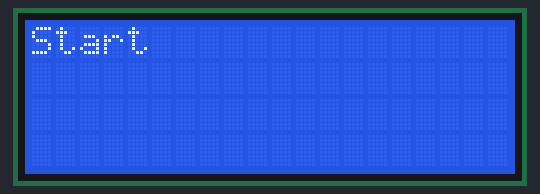
The sketch below on a simulated Arduino Uno, built with avr-gcc and run on an emulated ATmega328P. On the bench: 20×4 character LCD.

Above: at 0.1 s.
At 4.2 s:
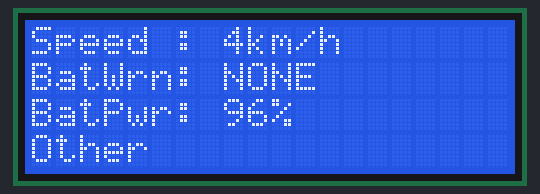
At 9.4 s:
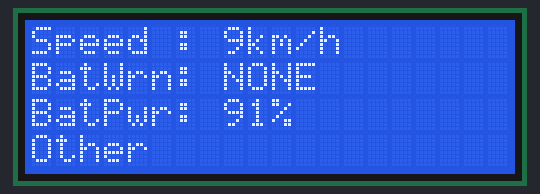
At 18.6 s:
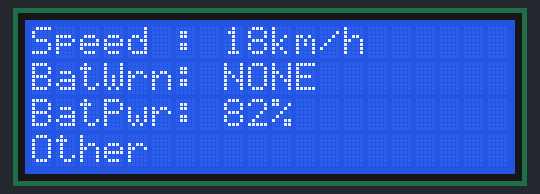
At 27.9 s:
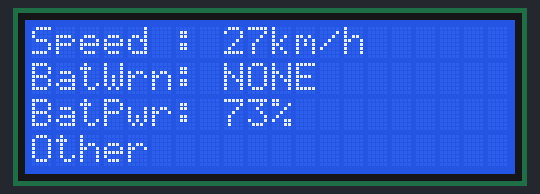
At 38.1 s:
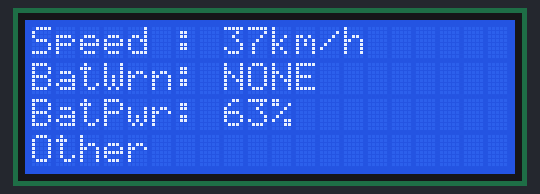

Measured:
- what the display in image 1 shows lasts 1.0 s, from 4.2 s to 5.2 s

The sketch:

SolarCar_Display.ino
```cpp
#include <LiquidCrystal.h>

/* Pin setup
  Vss - Gnd
  Vdd - 5V
  V0  - Contrast, potentiometer or 2.7kohm then Gnd
  Rs  - pin 13
  R/W - Gnd
  E   - pin 12
  D4  - pin 11
  D5  - pin 10
  D6  - pin 9
  D7  - pin 8
  A   - 5V (220ohm then 5V)
  K   - Gnd
*/

// initialize the library with the numbers of the interface pins
LiquidCrystal lcd(13,12,11,10,9,8);

String Line11 = "Speed : ";
String Line12 = "km/h";

String Line21 = "BatWrn: ";

String Line31 = "BatPwr: ";
String Line32 = "%";

String Line41 = "Other";

int Speed = 0;
int BatPwr = 100;
String BatteryWarnings = "NONE";


void setup() {

  lcd.begin(20, 4);     // set up the LCD's number of columns and rows:
  lcd.print("Start");   // Print a message to the LCD.
}

void loop() {

  delay(1000);

  Speed++;
  BatPwr--;

  DisplayState();

}

void DisplayState (){

  Clear();

  lcd.setCursor(0, 0);
  lcd.print(Line11+Speed+Line12);

  lcd.setCursor(0, 1);
  lcd.print(Line21+BatteryWarnings);

  lcd.setCursor(0, 2);
  lcd.print(Line31+BatPwr+Line32);

  lcd.setCursor(0, 3);
  lcd.print(Line41);

}

void Clear(){

  for(int i=0; i<4; i++){

    for(int j=0; j<20; j++){

      lcd.setCursor(j, i);
      lcd.print(" ");

    }
  }
}
```
